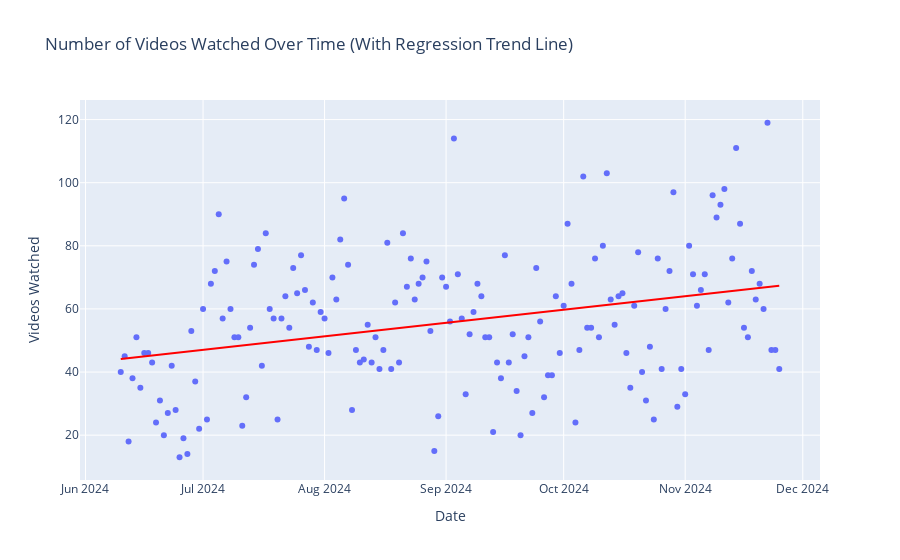

Notebook code for this chart:
### Markdown cell above
Lastly since the graph we ended up with seemed very volatile and hard to read I decided to recrate it as a scatter plot with a regression trend line to get a better overall estimation. This showed that there was a small increase in my daily video consumption overtime.

### Code cell
import pandas as pd
import plotly.express as px

# Load the updated CSV file
file_path = "Data/watch_data_eng.csv"
df = pd.read_csv(file_path)

# Clean Watch Date column
df['Watch Date'] = df['Watch Date'].str.strip()
df['Watch Date'] = pd.to_datetime(df['Watch Date'], format='%d %b %Y', errors='coerce')

# Filter data starting from June 10th, 2024
start_date = "2024-06-10"
filtered_df = df[df['Watch Date'] >= start_date]

# Group by date and count videos watched
watch_counts = filtered_df['Watch Date'].value_counts().reset_index()
watch_counts.columns = ['Watch Date', 'Videos Watched']
watch_counts = watch_counts.sort_values(by='Watch Date')

# Regression trendline chart
fig = px.scatter(watch_counts, x='Watch Date', y='Videos Watched', 
                 title="Number of Videos Watched Over Time (With Regression Trend Line)",
                 labels={'Videos Watched': 'Videos Watched', 'Watch Date': 'Date'},
                 trendline="ols",  # Add regression line
                 trendline_color_override="red")  # Make trend line red for clarity

# Show the chart
fig.show()

### Figure 1 — Plotly figure (JSON) as saved in the notebook; plotly's stock layout.template omitted (floating-point values rounded to 4 significant figures; data arrays with more than 128 entries replaced by an {"elided": "..."} marker saying what was removed)
{"data": [{"hovertemplate": "Date=%{x}<br>Videos Watched=%{y}<extra></extra>", "legendgroup": "", "marker": {"color": "#636efa", "symbol": "circle"}, "mode": "markers", "name": "", "orientation": "v", "showlegend": false, "type": "scatter", "x": {"elided": "169 str values"}, "xaxis": "x", "y": {"elided": "169 int values"}, "yaxis": "y"}, {"hovertemplate": "<b>OLS trendline</b><br>Videos Watched = 1.59931e-06 * Watch Date + -2703.43<br>R<sup>2</sup>=0.101526<br><br>Date=%{x}<br>Videos Watched=%{y} <b>(trend)</b><extra></extra>", "legendgroup": "", "line": {"color": "red"}, "marker": {"color": "#636efa", "symbol": "circle"}, "mode": "lines", "name": "", "showlegend": false, "type": "scatter", "x": {"elided": "169 str values"}, "xaxis": "x", "y": {"elided": "169 float values"}, "yaxis": "y"}], "layout": {"legend": {"tracegroupgap": 0}, "title": {"text": "Number of Videos Watched Over Time (With Regression Trend Line)"}, "xaxis": {"anchor": "y", "domain": [0, 1], "title": {"text": "Date"}}, "yaxis": {"anchor": "x", "domain": [0, 1], "title": {"text": "Videos Watched"}}}}
